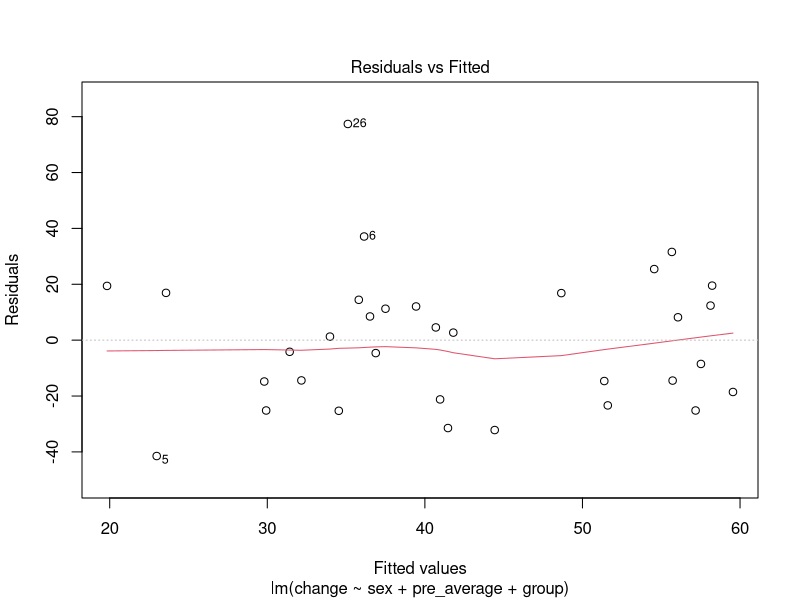
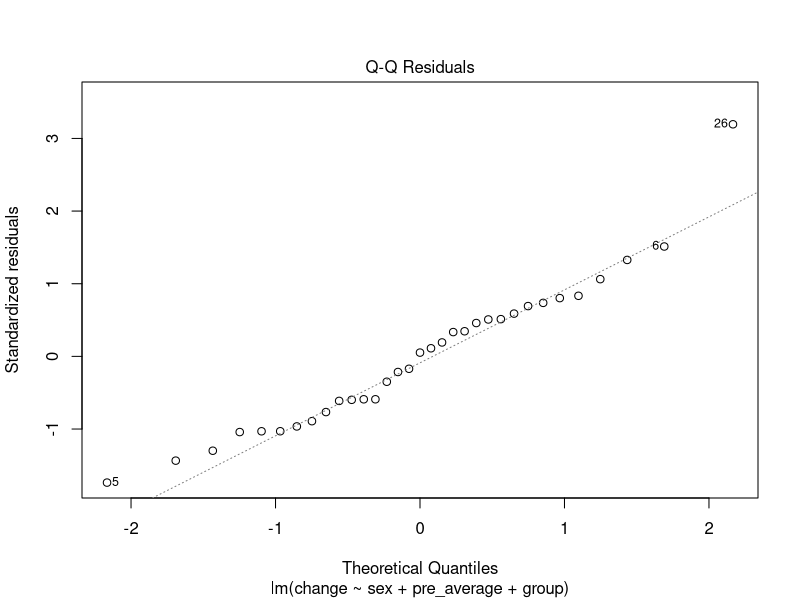
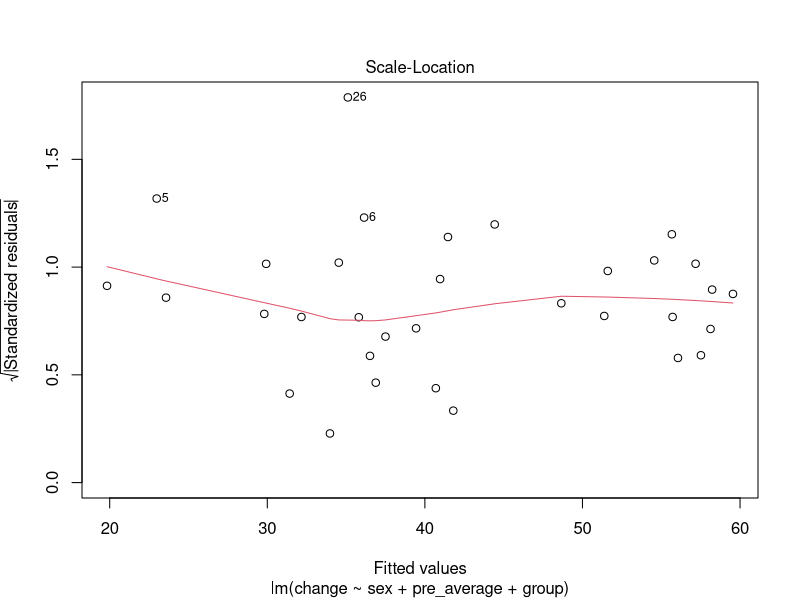
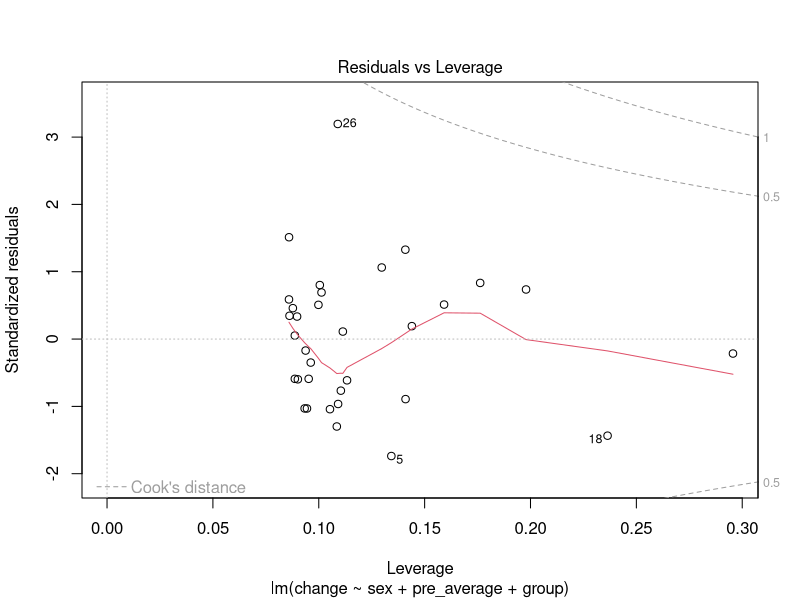

Here is the R script that generated these plots, in order:
## ---- chunk 1
# Load packages and data 
library(tidyverse)
library(lme4)


strength <- read_csv("./data/strengthTests.csv")

# Filter the data 
str <- strength %>%
  filter(exercise == "isom") %>% # Only use isometric data
  # Fixes the time point factor (order)
  # Adds a new factor with two pre-measures
  # Fix order or grouping variable
  mutate(timepoint = factor(timepoint, levels = c("pre", "session1", "post")), 
         time = if_else(timepoint == "post", "post", "pre"), 
         time = factor(time, levels = c("pre", "post")), 
         group = factor(group, levels = c("single", "multiple"))) 


# A basic mixed model
m1 <- lmer(load ~ time * group + (1|subject), data = str)

# plot(m1)
# The residual plot indicates that there are no major problems with the model..
## ---- chunk 2
# Compare the fixed effects table...
summary(m1)

# ... to averages per group and time
str %>%
  group_by(group, time) %>%
  summarise(mean = mean(load, na.rm = TRUE)) %>%
  print()
## ---- chunk 3

# Re-format the data set
str2 <- str %>%
  select(-time) %>% #removes the new time variable
  # Create a wide data set
  pivot_wider(names_from = timepoint, 
              values_from = load) %>%
  rowwise() %>%
  # Rowwise calculation of means over two variables
  # to calculate the average at baseline
  mutate(pre_average = mean(c(pre, session1), na.rm = TRUE)) %>%
  ungroup() %>%
  # Calculate the change score
  mutate(change = post - pre_average) %>%
   print()

# Alternativ 1: t-test
# A t-test can be performed on the change scores
t <- t.test(change ~ group, data = str2)
t
# ANCOVA
# the ANCOVA canm controll for the expected relationship between
# the baseline and change values... (regression to the mean)
# We might have to take care of sex diferences, adding sex to the
# model will accomplish this
m2 <- lm(change ~ sex + pre_average + group, data = str2)

# The ancova model can be checked with ordinary assumption checks
plot(m2)

# The results can be plotted
summary(m2)

